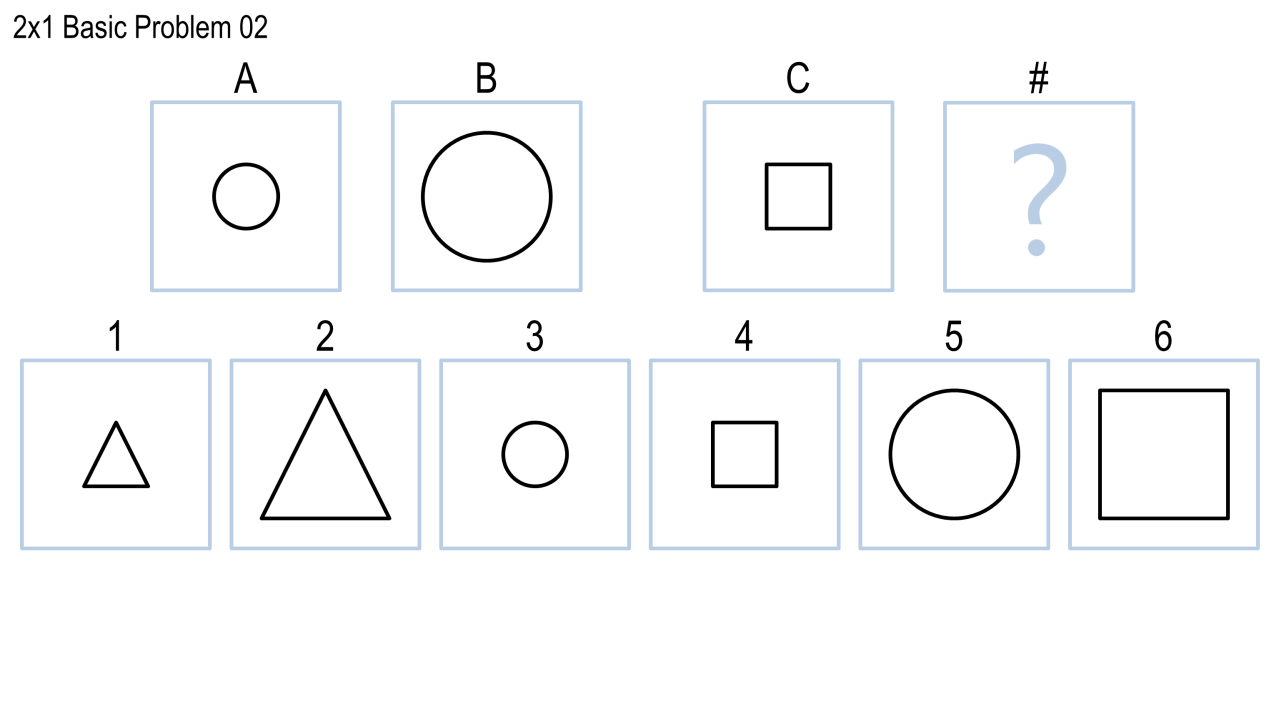
#> input picture prj4-python/Problem (Images)/2x1 Basic Problems/2x1BasicProblem02.PNG, 1280 x 720 px
$ python -i Agent.py   (imports and definitions only)   (Python 2 division)   (older library calls are emulated)
#> lines starting #> are read from the running program, lines starting #| are printed output that depends on the picture; after the words box and inside, x2 and y2 are one past the last pixel; in counts of white or black regions, pixels touching at a corner belong together
# Your Agent for solving Raven's Progressive Matrices. You MUST modify this file.
#
# You may also create and submit new files in addition to modifying this file.
#
# Make sure your file retains methods with the signatures:
# def __init__(self)
# def Solve(self,problem)
#
# These methods will be necessary for the project's main method to run.

import cv2
from pprint import pprint


class Agent:
    # The default constructor for your Agent. Make sure to execute any
    # processing necessary before your Agent starts solving problems here.
    #
    # Do not add any variables to this signature; they will not be used by
    # main().
    # [389 lines left out: functions __init__, Solve, scan_attrs, solve_2x2, solve_2x1, get_renamed_figure and 3 more, not called in this run]


def visual_to_textual(img_file):
    """Returns a RavensFigure-like dictionary object from an image file"""

    fig = {}

    obj_count = 0

    img_gray = cv2.imread(img_file, cv2.CV_LOAD_IMAGE_GRAYSCALE)
    height, width = img_gray.shape

    # inverted threshold - OpenCV expects blackness to mean "nothing"
    ret, img_bw = cv2.threshold(img_gray, thresh=127, maxval=255, type=cv2.THRESH_BINARY_INV)
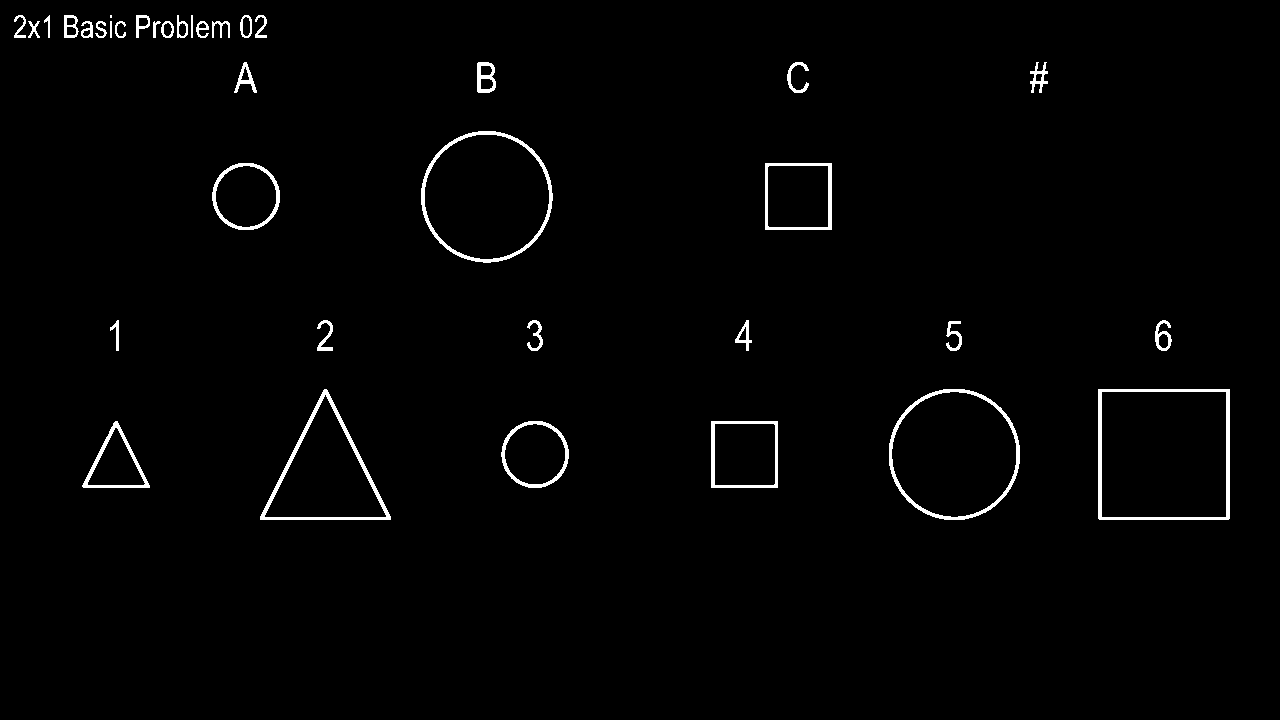
#> img_bw: shape (720, 1280); 1.5% white; 37 white regions (1 under 20 px)

    #cv2.imshow('thresh', img_bw)
    contours, heir = cv2.findContours(img_bw, mode=cv2.RETR_TREE, method=cv2.CHAIN_APPROX_SIMPLE)
#> contours = 60 contours, 2 with area under 20; largest, box (x1, y1, x2, y2) and area: (1098, 389, 1230, 520) 17029, (1101, 391, 1227, 518) 15748, (421, 131, 553, 263) 13428, (889, 389, 1020, 520) 13414, (424, 134, 550, 260) 12286

    #cv2.imshow('cnt', img_bw)

    #pprint(contours)
    #pprint(h)

    skips = []
    names = {}
    rects = {}

    for i in range(len(contours)):
        if i in skips:
            continue

        contour = contours[i]
        obj = {}
        circumference = cv2.arcLength(contour, True)
        approx = cv2.approxPolyDP(contour, epsilon=0.01*circumference, closed=True)

        # identify SHAPE
        num_sides = len(approx)
        obj['shape'] = get_shape_name(num_sides)


        # identify SIZE
        x,y,w,h = rect = cv2.boundingRect(contour)
        longest_side = max(w, h)
        if longest_side > 0.66 * width:
            obj['size'] = 'large'
        elif longest_side > 0.4 * width:
            obj['size'] = 'medium'
        else:
            obj['size'] = 'small'


        # identify FILLED
        if heir[0][i][2] != -1:
            # we have a child - determine if it's the same shape
            child_contour = contours[heir[0][i][2]]
            child_approx = cv2.approxPolyDP(child_contour, epsilon=0.01*cv2.arcLength(contour, True), closed=True)
            child_num_sides = len(child_approx)

            if (num_sides > 10 and child_num_sides > 10) \
                    or (num_sides == child_num_sides): # both the same shape
                # ignore the child, and mark the shape as unfilled
                skips += [heir[0][i][2]]
                obj['fill'] = 'no'
            else:
                # shape is filled and has *something else* inside
                obj['fill'] = 'yes'
        else:
            # object is filled
            obj['fill'] = 'yes'

        # identify INSIDE
        if heir[0][i][3] != -1:
            # we have a parent
            parent = heir[0][i][3]
            while not (parent in names):
                parent = heir[0][parent][3]
                if parent == -1:
                    break
            if parent != -1 and parent in names:
                obj['inside'] = names[parent]


        # identify ANGLE
        min_rect = cv2.minAreaRect(contour)
        angle = min_rect[2]
        if abs(angle) > 1.0:
            obj['angle'] = str(angle)


        name = chr(ord('Z') - obj_count) # generate a name, starting at Z and working backwards
        names[i] = name
        obj_count += 1
        fig[name] = obj
        rects[name] = rect
#> this loop made 60 passes
#> (circumference, approx, num_sides, x, y, w, h, longest_side) on passes 1, 7, 11, 21: (264, [[711, 421], [711, 487], [777, 487], [777, 421]], 4, 711, 421, 67, 67, 67), (520.8, [[1098, 389], [1099, 519], [1229, 518], [1229, 389]], 4, 1098, 389, 132, 131, 132), (445, [[324, 389], [260, 519], [390, 519]], 3, 260, 389, 131, 131, 131), (264, [[765, 163], [765, 229], [831, 229], [831, 163]], 4, 765, 163, 67, 67, 67)
#> after the loop, fig = 52 items; names = 52 items; obj_count = 52; rects = 52 items

    # pprint(rects)

    # identify ABOVE and LEFT-OF
    if len(fig) > 2:
        rects_sorted_by_x = sorted(rects.items(), key=lambda r: r[1][0])
#> rects_sorted_by_x = 52 items
        rects_sorted_by_y = sorted(rects.items(), key=lambda r: r[1][1])
#> rects_sorted_by_y = 52 items


        for j in range(len(fig) - 1):
            name = rects_sorted_by_x[j][0]
            fig[name]['left-of'] = []
            for k in range(j + 1, len(fig)):
                next_name = rects_sorted_by_x[k][0]
                fig[name]['left-of'] += [next_name]
#> this loop made 51 passes
#> name on passes 1 to 3: "'", '5', '('

        for j in range(len(fig) - 1):
            name = rects_sorted_by_y[j][0]
            fig[name]['above'] = []
            for k in range(j + 1, len(fig)):
                next_name = rects_sorted_by_y[k][0]
                fig[name]['above'] += [next_name]
#> this loop made 51 passes

    #pprint(fig)
    #cv2.waitKey()
    return fig


def get_shape_name(n):
    if n == 3:
        return 'triangle'
    elif n == 4:
        return 'rectangle'
    elif n == 5:
        return 'pentagon'
    elif n == 6:
        return 'hexagon'
    elif n == 7:
        return 'septagon'
    elif n == 8:
        return 'octagon'
    else:
        return 'circle'


# [21 lines left out: function pythonize, not called in this run]

>>> result = visual_to_textual('Problem (Images)/2x1 Basic Problems/2x1BasicProblem02.PNG')

$ run again, on prj4-python/Problem (Images)/2x1 Basic Problems/2x1BasicProblem06.PNG
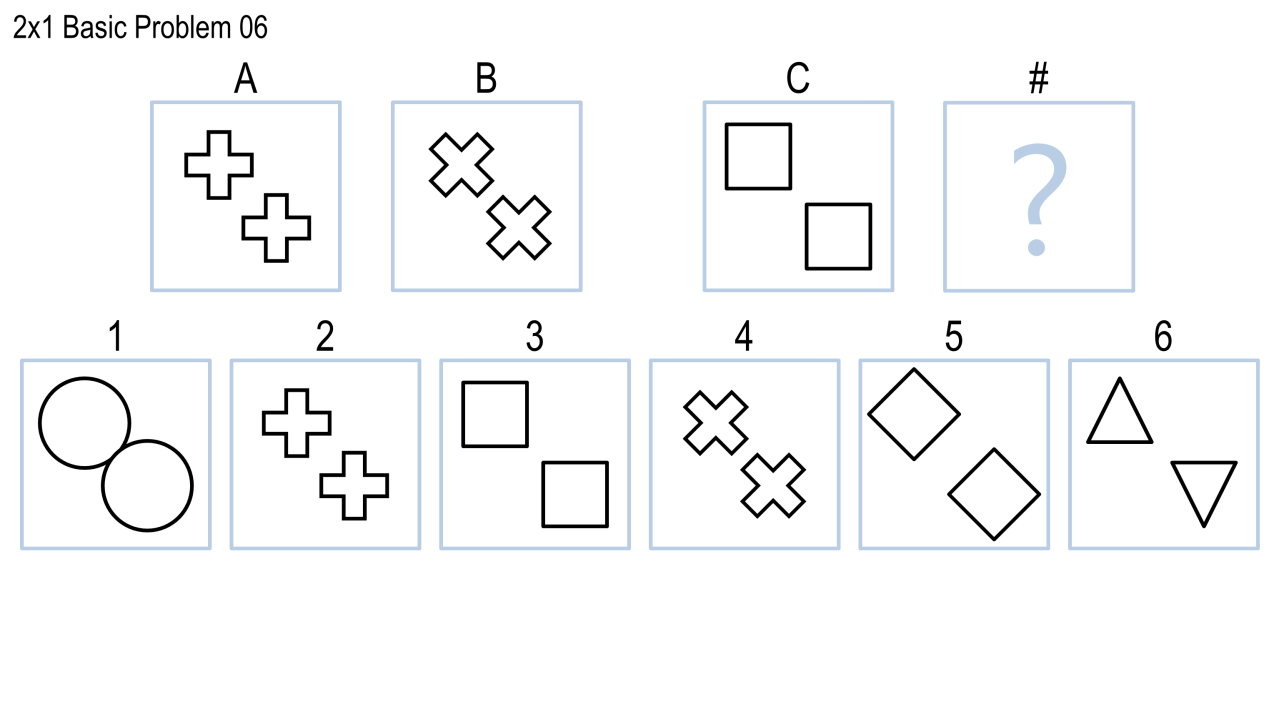
#> input picture prj4-python/Problem (Images)/2x1 Basic Problems/2x1BasicProblem06.PNG, 1280 x 720 px
#> in visual_to_textual, `ret, img_bw = cv2.threshold(img_gray, thresh=127, maxval=255, type=cv2..`:
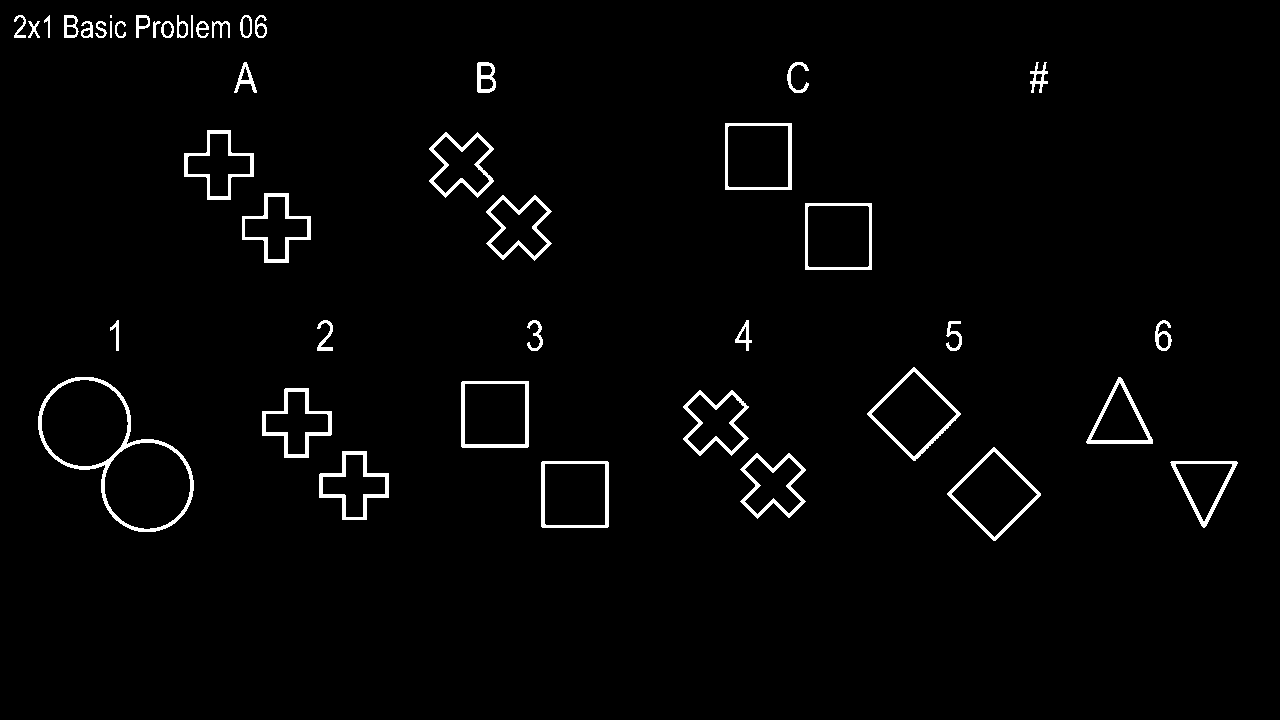
#> img_bw: shape (720, 1280); 2.2% white; 45 white regions (1 under 20 px)
#> contours = 78 contours, 2 with area under 20; largest, box (x1, y1, x2, y2) and area: (38, 377, 194, 532) 13320, (41, 379, 129, 467) 5898, (104, 442, 191, 530) 5879, (947, 447, 1041, 541) 4462, (867, 367, 961, 461) 4435
#> the loop in visual_to_textual, `for i in range(len(contours)):` made 78 passes
#> (circumference, approx, num_sides, x, y, w, h, longest_side) on passes 1, 3, 9, 15, 22: (226.2, [[1171, 461], [1204, 527], [1237, 462]], 3, 1170, 461, 68, 67, 68), (263.7, [[542, 461], [541, 526], [607, 527], [608, 462]], 4, 541, 461, 68, 67, 68), (264.8, [[993, 447], [947, 494], [995, 540], [1040, 493]], 4, 947, 447, 94, 94, 94), (264.2, [[462, 381], [461, 446], [527, 447], [528, 381]], 4, 461, 381, 68, 67, 68), (272.4, [[913, 367], [867, 414], [915, 460], [960, 413]], 4, 867, 367, 94, 94, 94)
#> the loop in visual_to_textual, `for j in range(len(fig) - 1):` made 62 passes

$ run again, on prj4-python/Problem (Images)/2x1 Basic Problems/2x1BasicProblem07.PNG
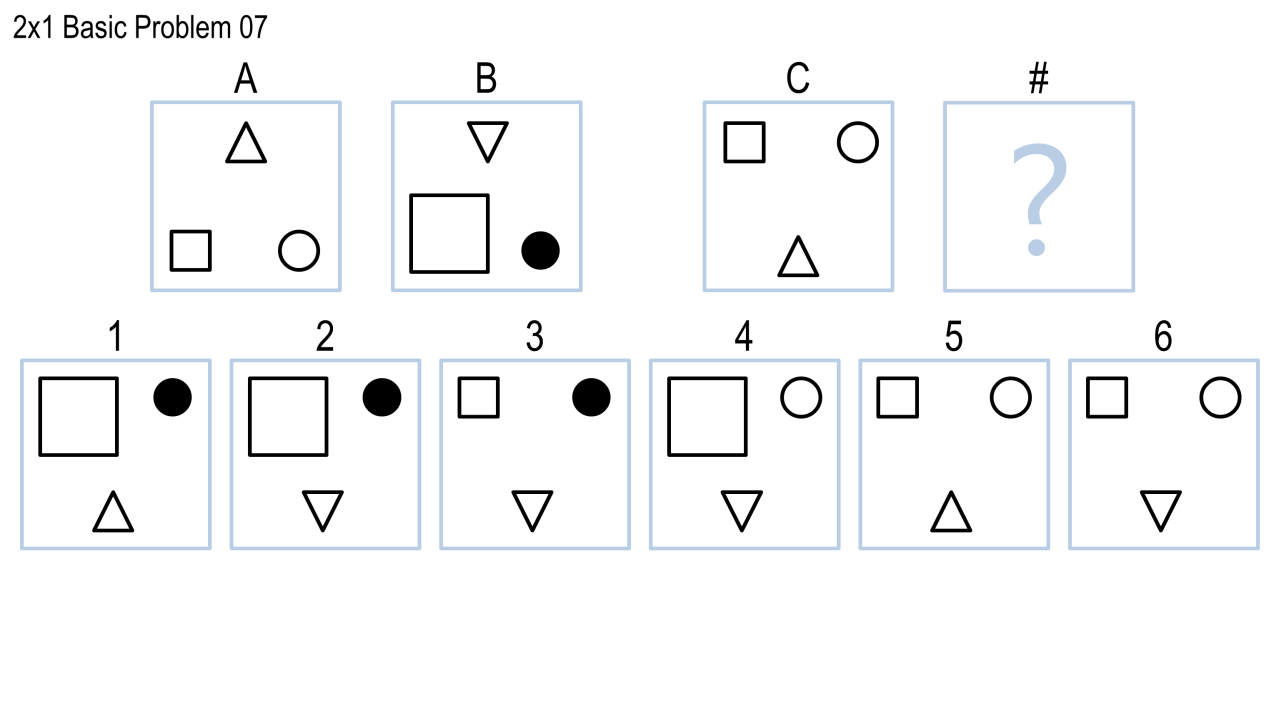
#> input picture prj4-python/Problem (Images)/2x1 Basic Problems/2x1BasicProblem07.PNG, 1280 x 720 px
#> in visual_to_textual, `ret, img_bw = cv2.threshold(img_gray, thresh=127, maxval=255, type=cv2..`:
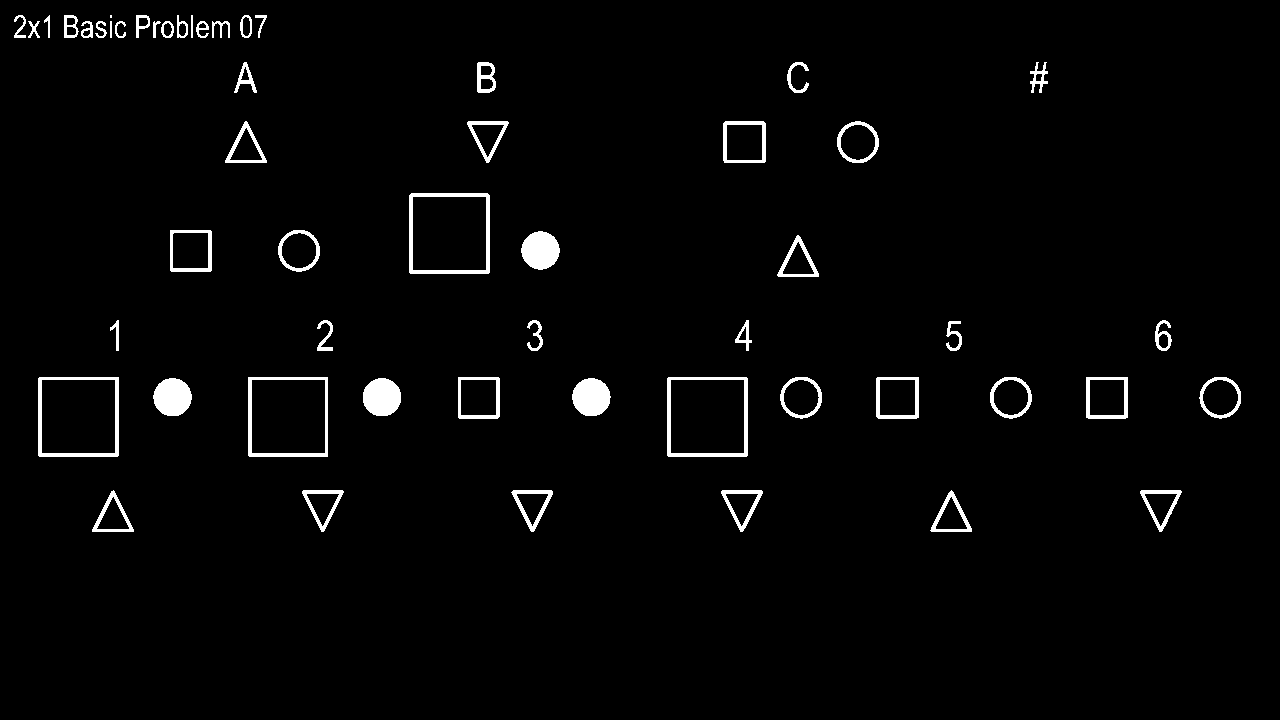
#> img_bw: shape (720, 1280); 2.4% white; 55 white regions (1 under 20 px)
#> contours = 92 contours, 2 with area under 20; largest, box (x1, y1, x2, y2) and area: (409, 193, 490, 274) 6395, (38, 377, 119, 457) 6318, (667, 377, 748, 457) 6318, (248, 377, 328, 457) 6240, (670, 379, 745, 454) 5474
#> the loop in visual_to_textual, `for i in range(len(contours)):` made 92 passes
#> (circumference, approx, num_sides, x, y, w, h, longest_side) on passes 3, 11, 18, 26, 30: (139.4, [[951, 490], [931, 527], [931, 531], [971, 531]], 4, 930, 490, 42, 42, 42), (140.6, [[113, 490], [92, 531], [133, 531]], 3, 92, 490, 42, 42, 42), (162.8, [[1086, 377], [1086, 417], [1127, 417], [1127, 377]], 4, 1086, 377, 42, 42, 42), (315.7, [[668, 377], [667, 455], [746, 456], [747, 378]], 4, 667, 377, 81, 80, 81), (315.4, [[248, 377], [248, 455], [327, 456], [327, 377]], 4, 248, 377, 80, 80, 80)
#> the loop in visual_to_textual, `for j in range(len(fig) - 1):` made 79 passes

$ run again, on prj4-python/Problem (Images)/2x1 Basic Problems/2x1BasicProblem09.PNG
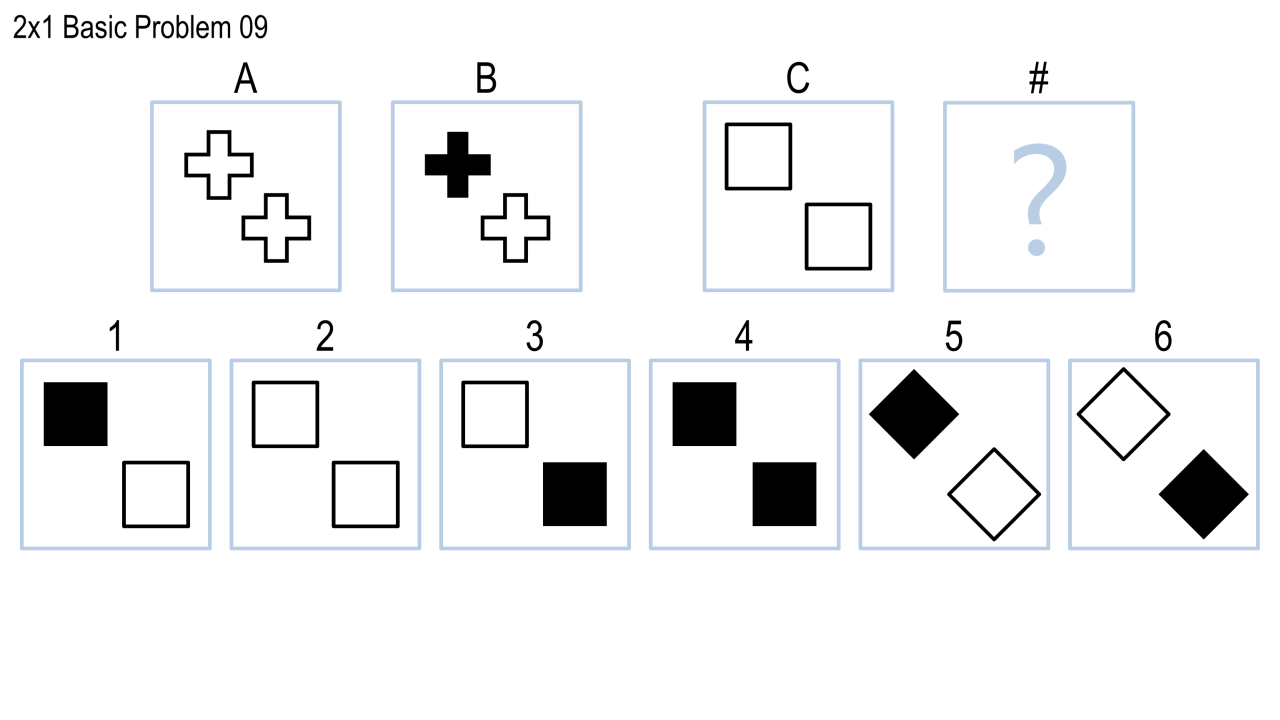
#> input picture prj4-python/Problem (Images)/2x1 Basic Problems/2x1BasicProblem09.PNG, 1280 x 720 px
#> in visual_to_textual, `ret, img_bw = cv2.threshold(img_gray, thresh=127, maxval=255, type=cv2..`:
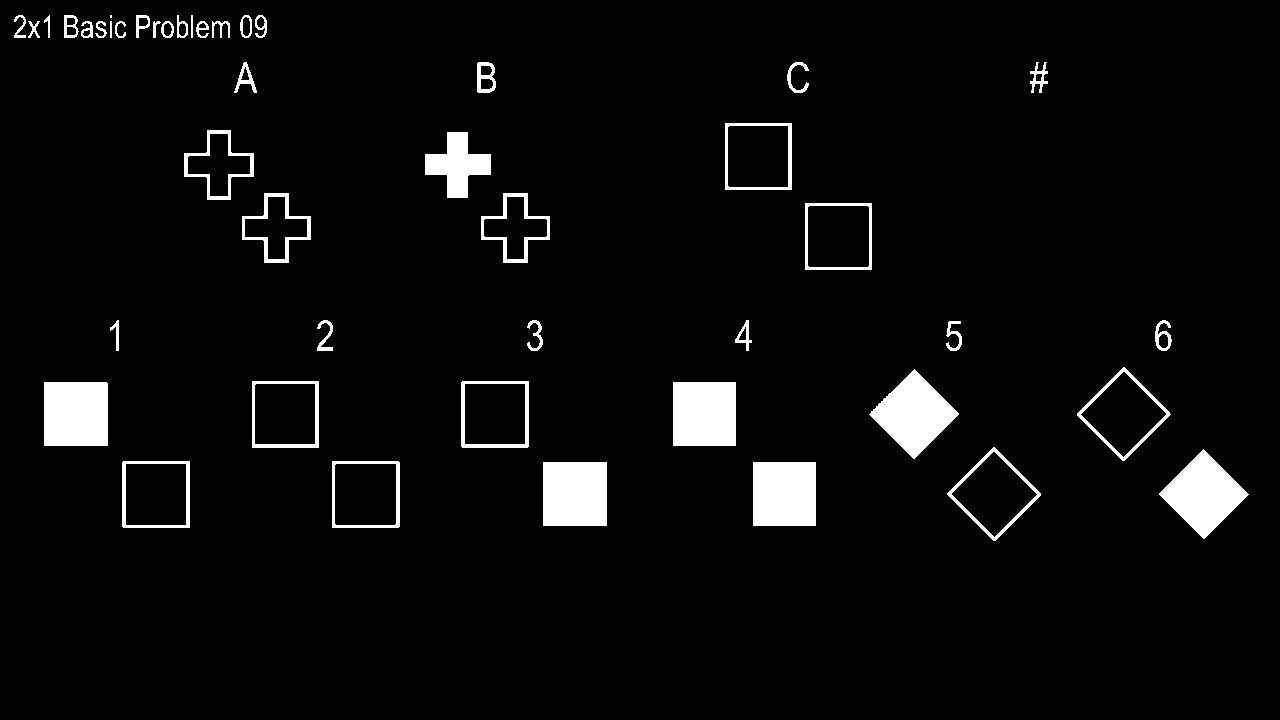
#> img_bw: shape (720, 1280); 4.4% white; 46 white regions (1 under 20 px)
#> contours = 72 contours, 2 with area under 20; largest, box (x1, y1, x2, y2) and area: (947, 447, 1041, 541) 4462, (1077, 367, 1171, 461) 4462, (332, 461, 400, 528) 4421, (122, 461, 190, 528) 4421, (461, 381, 529, 448) 4420
#> the loop in visual_to_textual, `for i in range(len(contours)):` made 72 passes
#> (circumference, approx, num_sides, x, y, w, h, longest_side) on passes 3, 5, 8, 12, 14: (264.8, [[332, 461], [332, 527], [399, 526], [398, 461]], 4, 332, 461, 68, 67, 68), (264.8, [[122, 462], [123, 527], [189, 527], [189, 461]], 4, 122, 461, 68, 67, 68), (264.8, [[993, 447], [947, 494], [995, 540], [1040, 493]], 4, 947, 447, 94, 94, 94), (264.2, [[462, 381], [461, 446], [527, 447], [528, 381]], 4, 461, 381, 68, 67, 68), (264, [[252, 381], [252, 447], [318, 447], [318, 381]], 4, 252, 381, 67, 67, 67)
#> the loop in visual_to_textual, `for j in range(len(fig) - 1):` made 60 passes
